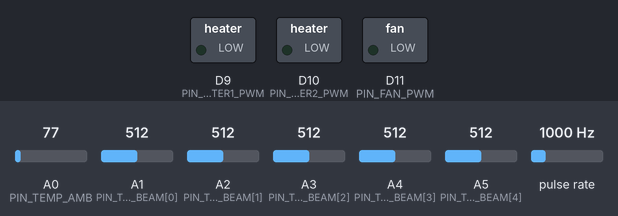
Recording of a sketch running on a simulated Arduino Uno R4 Minima. Shown: switched loads named in the sketch (green lamp = pin HIGH). Wiring (inferred from the names in the program): pulse sensor: data D2. The inputs (shaded band) are chosen by the test bench; at power-on: A1 (PIN_TEMP_BEAM[0]) = 512, A0 (PIN_TEMP_AMB) = 77, A2 (PIN_TEMP_BEAM[1]) = 512, A3 (PIN_TEMP_BEAM[2]) = 512, A4 (PIN_TEMP_BEAM[3]) = 512, A5 (PIN_TEMP_BEAM[4]) = 512, pulse rate 1000 Hz (analog values on the 0–1023 scale). What the sketch prints to the serial monitor is not drawn.

Above: at 1.2 s.
1.3 s: A1 (PIN_TEMP_BEAM[0]) set to 686
2.8 s: A1 (PIN_TEMP_BEAM[0]) set to 716
At 4.2 s:
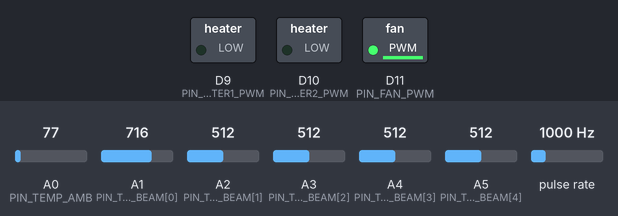
Timing chart, 0 to 5.8 s (numbered marks = the images above; inputs shaded):
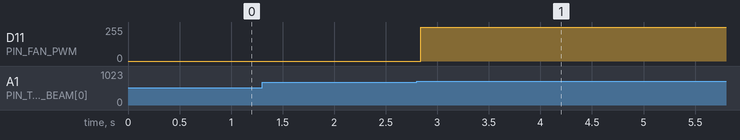

Measured:
- the behaviour switches between 698 and 699 on A1 (PIN_TEMP_BEAM[0]) (found by bisection; images 0 and 1)
- after the input at 1.3 s, every drawn part: stays the same
- after the input at 2.8 s, D11 (PIN_FAN_PWM): 0/255 → 254/255 at once

The sketch:

TemperatureControl_V01.ino
```cpp
#include "pwm.h"

// ---------------- Pin configuration ----------------
const int PIN_HEATER1_PWM = 9;
const int PIN_HEATER2_PWM = 10;  // optional second heater element
const int PIN_FAN_PWM     = 11;

const int PIN_TACH        = 2;

const int PIN_TEMP_AMB    = A0;

// Beam sensors, spaced along the heating beam from heater1 (D9) to the
// optional heater2 (D10). Beam1 is closest to heater1, Beam5 closest to heater2.
const int NUM_BEAM_SENSORS = 5;
const int PIN_TEMP_BEAM[NUM_BEAM_SENSORS] = { A1, A2, A3, A4, A5 };

// ---------------- PWM configuration ----------------
const float PWM_FREQ_HZ = 10000.0f;

// UNO R4 fast PWM objects
PwmOut pwmHeater1(PIN_HEATER1_PWM);
PwmOut pwmHeater2(PIN_HEATER2_PWM);
PwmOut pwmFan(PIN_FAN_PWM);

// Duty commands, percent: 0.0 to 100.0
float heater1Duty = 0.0f;
float heater2Duty = 0.0f;
float fanDuty      = 0.0f;

// ---------------- ADC / sensor configuration ----------------
// You said you will use 3.3 V as VREF.
const float ADC_VREF = 3.3f;

// UNO R4 ADC supports higher resolution.
// 14-bit gives values 0..16383.
const int ADC_BITS = 14;
const int ADC_MAX  = (1 << ADC_BITS) - 1;

// MCP9701A transfer function:
// Vout = 0.400 V + 0.0195 V/C * TempC
const float MCP9701_OFFSET_V = 0.400f;
const float MCP9701_SLOPE_V_PER_C = 0.0195f;

// Simple averaging
const int TEMP_SAMPLES = 16;

// ---------------- Fan tach configuration ----------------
// Many 2-wire/3-wire/4-wire PC-style fans output 2 pulses/revolution.
// Change this if your fan datasheet says otherwise.
const float TACH_PULSES_PER_REV = 2.0f;

volatile unsigned long tachPulses = 0;

unsigned long lastTachMillis = 0;
unsigned long lastPlotMillis = 0;

const unsigned long TACH_INTERVAL_MS = 1000;
const unsigned long PLOT_INTERVAL_MS = 250;

float fanRPM = 0.0f;

// ---------------- Serial command buffer ----------------
String commandLine;

// ---------------- Safety limits ----------------
// Adjust these to your experiment.
// Both heaters are forced off if any beam sensor exceeds this.
const float SAFETY_CUTOFF_C = 95.0f;

// If ADC saturates, temperature reading is no longer trustworthy.
const float SENSOR_SATURATION_C = (ADC_VREF - MCP9701_OFFSET_V) / MCP9701_SLOPE_V_PER_C;


// ---------------- Interrupt service routine ----------------
void tachISR() {
  tachPulses++;
}


// ---------------- Utility functions ----------------
float clampPercent(float x) {
  if (x < 0.0f) return 0.0f;
  if (x > 100.0f) return 100.0f;
  return x;
}


float readVoltageAveraged(int pin) {
  unsigned long sum = 0;

  for (int i = 0; i < TEMP_SAMPLES; i++) {
    sum += analogRead(pin);
    delayMicroseconds(200);
  }

  float adc = (float)sum / (float)TEMP_SAMPLES;
  return adc * ADC_VREF / (float)ADC_MAX;
}


float voltageToMCP9701TempC(float v) {
  return (v - MCP9701_OFFSET_V) / MCP9701_SLOPE_V_PER_C;
}


float readMCP9701TempC(int pin) {
  float v = readVoltageAveraged(pin);
  return voltageToMCP9701TempC(v);
}


void applyOutputs() {
  heater1Duty = clampPercent(heater1Duty);
  heater2Duty = clampPercent(heater2Duty);
  fanDuty     = clampPercent(fanDuty);

  pwmHeater1.pulse_perc(heater1Duty);
  pwmHeater2.pulse_perc(heater2Duty);
  pwmFan.pulse_perc(fanDuty);
}


// Very small JSON-like parser.
// Accepts commands such as:
// {"heater":40}
// {"heater2":40}
// {"fan":80}
// {"heater":0,"heater2":0,"fan":100}
// {"alloff":1}
bool extractJsonNumber(const String& s, const char* key, float& value) {
  String pattern = "\"";
  pattern += key;
  pattern += "\"";

  int keyIndex = s.indexOf(pattern);
  if (keyIndex < 0) return false;

  int colonIndex = s.indexOf(':', keyIndex);
  if (colonIndex < 0) return false;

  int start = colonIndex + 1;

  while (start < s.length() && (s[start] == ' ' || s[start] == '\t')) {
    start++;
  }

  int end = start;
  while (end < s.length()) {
    char c = s[end];
    if ((c >= '0' && c <= '9') || c == '-' || c == '+' || c == '.') {
      end++;
    } else {
      break;
    }
  }

  if (end == start) return false;

  value = s.substring(start, end).toFloat();
  return true;
}


void handleCommand(const String& cmd) {
  float value;

  if (extractJsonNumber(cmd, "heater", value)) {
    heater1Duty = clampPercent(value);
  }

  if (extractJsonNumber(cmd, "heater2", value)) {
    heater2Duty = clampPercent(value);
  }

  if (extractJsonNumber(cmd, "fan", value)) {
    fanDuty = clampPercent(value);
  }

  if (extractJsonNumber(cmd, "alloff", value)) {
    if (value != 0.0f) {
      heater1Duty = 0.0f;
      heater2Duty = 0.0f;
      fanDuty = 0.0f;
    }
  }

  applyOutputs();
}


void readSerialCommands() {
  while (Serial.available() > 0) {
    char c = Serial.read();

    if (c == '\n' || c == '\r') {
      if (commandLine.length() > 0) {
        handleCommand(commandLine);
        commandLine = "";
      }
    } else {
      commandLine += c;

      if (commandLine.length() > 120) {
        commandLine = "";
      }
    }
  }
}


void updateFanRPM() {
  unsigned long now = millis();

  if (now - lastTachMillis >= TACH_INTERVAL_MS) {
    noInterrupts();
    unsigned long pulses = tachPulses;
    tachPulses = 0;
    interrupts();

    float minutes = (now - lastTachMillis) / 60000.0f;
    fanRPM = ((float)pulses / TACH_PULSES_PER_REV) / minutes;

    lastTachMillis = now;
  }
}


void printPlotterData(float ambC, const float beamC[NUM_BEAM_SENSORS]) {
  // Arduino Serial Plotter accepts label:value pairs separated by tabs.
  // Keep this as the only regular Serial output while plotting.
  Serial.print("Ambient_C:");
  Serial.print(ambC, 2);

  for (int i = 0; i < NUM_BEAM_SENSORS; i++) {
    Serial.print("\tBeam");
    Serial.print(i + 1);
    Serial.print("_C:");
    Serial.print(beamC[i], 2);
  }

  Serial.print("\tFan_RPM:");
  Serial.print(fanRPM, 0);

  Serial.print("\tHeater1_PWM:");
  Serial.print(heater1Duty, 1);

  Serial.print("\tHeater2_PWM:");
  Serial.print(heater2Duty, 1);

  Serial.print("\tFan_PWM:");
  Serial.print(fanDuty, 1);

  Serial.println();
}


// ---------------- Arduino setup / loop ----------------
void setup() {
  Serial.begin(115200);

  pinMode(PIN_HEATER1_PWM, OUTPUT);
  pinMode(PIN_HEATER2_PWM, OUTPUT);
  pinMode(PIN_FAN_PWM, OUTPUT);

  pinMode(PIN_TACH, INPUT_PULLUP);

  // Use external analog reference on AREF.
  // Connect 3.3 V to AREF before using this.
  analogReference(AR_EXTERNAL);
  analogReadResolution(ADC_BITS);

  // Discard first readings after changing reference/resolution.
  for (int i = 0; i < 10; i++) {
    analogRead(PIN_TEMP_AMB);
    for (int j = 0; j < NUM_BEAM_SENSORS; j++) {
      analogRead(PIN_TEMP_BEAM[j]);
    }
    delay(5);
  }

  // Start PWM outputs at 10 kHz and 0%.
  pwmHeater1.begin(PWM_FREQ_HZ, 0.0f);
  pwmHeater2.begin(PWM_FREQ_HZ, 0.0f);
  pwmFan.begin(PWM_FREQ_HZ, 0.0f);

  applyOutputs();

  attachInterrupt(digitalPinToInterrupt(PIN_TACH), tachISR, FALLING);

  lastTachMillis = millis();
  lastPlotMillis = millis();
}


void loop() {
  readSerialCommands();
  updateFanRPM();

  float ambC = readMCP9701TempC(PIN_TEMP_AMB);

  float beamC[NUM_BEAM_SENSORS];
  float maxBeamC = -1000.0f;
  for (int i = 0; i < NUM_BEAM_SENSORS; i++) {
    beamC[i] = readMCP9701TempC(PIN_TEMP_BEAM[i]);
    if (beamC[i] > maxBeamC) maxBeamC = beamC[i];
  }

  // Hard safety cutoff.
  // At 3.3 V reference, MCP9701 saturates around 149 C.
  // Your normal expected range is far below this.
  if (maxBeamC >= SAFETY_CUTOFF_C) {
    heater1Duty = 0.0f;
    heater2Duty = 0.0f;
    fanDuty = 100.0f;   // full fan during over-temp
    applyOutputs();
  }

  unsigned long now = millis();

  if (now - lastPlotMillis >= PLOT_INTERVAL_MS) {
    lastPlotMillis = now;
    printPlotterData(ambC, beamC);
  }
}
```
